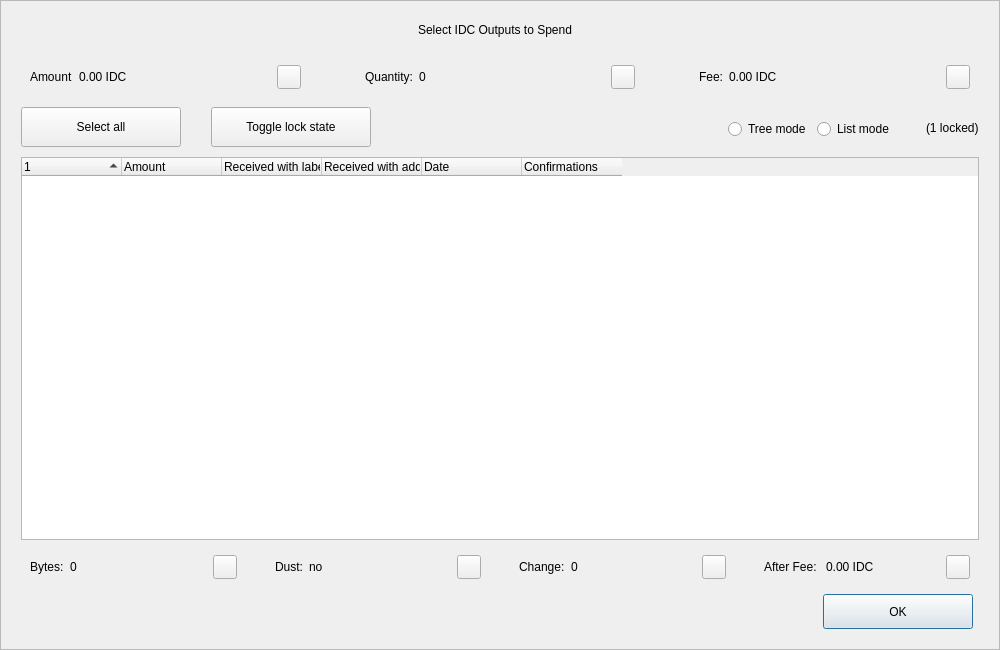
<?xml version="1.0" encoding="UTF-8"?>
<ui version="4.0">
 <class>CoinControlDialog</class>
 <widget class="QDialog" name="CoinControlDialog">
  <property name="geometry">
   <rect>
    <x>0</x>
    <y>0</y>
    <width>1000</width>
    <height>650</height>
   </rect>
  </property>
  <property name="minimumSize">
   <size>
    <width>950</width>
    <height>650</height>
   </size>
  </property>
  <property name="windowTitle">
   <string>Coin Selection</string>
  </property>
  <property name="styleSheet">
   <string notr="true"/>
  </property>
  <layout class="QVBoxLayout" name="verticalLayout">
   <property name="spacing">
    <number>0</number>
   </property>
   <property name="leftMargin">
    <number>0</number>
   </property>
   <property name="topMargin">
    <number>0</number>
   </property>
   <property name="rightMargin">
    <number>0</number>
   </property>
   <property name="bottomMargin">
    <number>0</number>
   </property>
   <item>
    <widget class="QFrame" name="frameContainer">
     <property name="toolTipDuration">
      <number>0</number>
     </property>
     <property name="frameShape">
      <enum>QFrame::StyledPanel</enum>
     </property>
     <property name="frameShadow">
      <enum>QFrame::Raised</enum>
     </property>
     <layout class="QVBoxLayout" name="verticalLayout_2">
      <property name="leftMargin">
       <number>0</number>
      </property>
      <property name="rightMargin">
       <number>0</number>
      </property>
      <property name="bottomMargin">
       <number>20</number>
      </property>
      <item>
       <layout class="QHBoxLayout" name="horizontalLayout_12">
        <property name="spacing">
         <number>0</number>
        </property>
        <property name="leftMargin">
         <number>20</number>
        </property>
        <property name="rightMargin">
         <number>30</number>
        </property>
        <item>
         <spacer name="horizontalSpacer_4">
          <property name="orientation">
           <enum>Qt::Horizontal</enum>
          </property>
          <property name="sizeHint" stdset="0">
           <size>
            <width>40</width>
            <height>20</height>
           </size>
          </property>
         </spacer>
        </item>
        <item>
         <widget class="QLabel" name="labelTitle">
          <property name="minimumSize">
           <size>
            <width>0</width>
            <height>40</height>
           </size>
          </property>
          <property name="maximumSize">
           <size>
            <width>16777215</width>
            <height>40</height>
           </size>
          </property>
          <property name="text">
           <string>Select IDC Outputs to Spend</string>
          </property>
          <property name="alignment">
           <set>Qt::AlignCenter</set>
          </property>
          <property name="margin">
           <number>7</number>
          </property>
         </widget>
        </item>
        <item>
         <spacer name="horizontalSpacer_5">
          <property name="orientation">
           <enum>Qt::Horizontal</enum>
          </property>
          <property name="sizeHint" stdset="0">
           <size>
            <width>40</width>
            <height>20</height>
           </size>
          </property>
         </spacer>
        </item>
       </layout>
      </item>
      <item>
       <layout class="QHBoxLayout" name="horizontalLayout_8">
        <property name="leftMargin">
         <number>20</number>
        </property>
        <property name="rightMargin">
         <number>20</number>
        </property>
        <item>
         <widget class="QWidget" name="layoutAmount" native="true">
          <layout class="QHBoxLayout" name="horizontalLayout_9" stretch="0,1,0">
           <item>
            <widget class="QLabel" name="labelCoinControlAmountText">
             <property name="text">
              <string>Amount</string>
             </property>
            </widget>
           </item>
           <item>
            <widget class="QLabel" name="labelCoinControlAmount">
             <property name="text">
              <string>0.00 IDC</string>
             </property>
            </widget>
           </item>
           <item alignment="Qt::AlignHCenter|Qt::AlignVCenter">
            <widget class="QPushButton" name="pushButtonAmount">
             <property name="minimumSize">
              <size>
               <width>0</width>
               <height>24</height>
              </size>
             </property>
             <property name="maximumSize">
              <size>
               <width>24</width>
               <height>26</height>
              </size>
             </property>
             <property name="focusPolicy">
              <enum>Qt::NoFocus</enum>
             </property>
             <property name="styleSheet">
              <string notr="true">padding-bottom:2px;
padding-right:4px;</string>
             </property>
             <property name="text">
              <string/>
             </property>
            </widget>
           </item>
          </layout>
         </widget>
        </item>
        <item>
         <spacer name="horizontalSpacer_2">
          <property name="orientation">
           <enum>Qt::Horizontal</enum>
          </property>
          <property name="sizeType">
           <enum>QSizePolicy::Fixed</enum>
          </property>
          <property name="sizeHint" stdset="0">
           <size>
            <width>40</width>
            <height>20</height>
           </size>
          </property>
         </spacer>
        </item>
        <item>
         <widget class="QWidget" name="layoutQuantity" native="true">
          <layout class="QHBoxLayout" name="horizontalLayout_10" stretch="0,1,0">
           <item>
            <widget class="QLabel" name="labelCoinControlQuantityText">
             <property name="text">
              <string>Quantity:</string>
             </property>
            </widget>
           </item>
           <item>
            <widget class="QLabel" name="labelCoinControlQuantity">
             <property name="text">
              <string>0</string>
             </property>
            </widget>
           </item>
           <item alignment="Qt::AlignHCenter|Qt::AlignVCenter">
            <widget class="QPushButton" name="pushButtonQuantity">
             <property name="minimumSize">
              <size>
               <width>0</width>
               <height>24</height>
              </size>
             </property>
             <property name="maximumSize">
              <size>
               <width>24</width>
               <height>26</height>
              </size>
             </property>
             <property name="focusPolicy">
              <enum>Qt::NoFocus</enum>
             </property>
             <property name="styleSheet">
              <string notr="true">padding-bottom:2px;
               padding-right:4px;</string>
             </property>
             <property name="text">
              <string/>
             </property>
            </widget>
           </item>
          </layout>
         </widget>
        </item>
        <item>
         <spacer name="horizontalSpacer_22">
          <property name="orientation">
           <enum>Qt::Horizontal</enum>
          </property>
          <property name="sizeType">
           <enum>QSizePolicy::Fixed</enum>
          </property>
          <property name="sizeHint" stdset="0">
           <size>
            <width>40</width>
            <height>20</height>
           </size>
          </property>
         </spacer>
        </item>
        <item>
         <widget class="QWidget" name="layoutFee" native="true">
          <layout class="QHBoxLayout" name="horizontalLayout_11" stretch="0,1,0">
           <item>
            <widget class="QLabel" name="labelCoinControlFeeText">
             <property name="text">
              <string>Fee:</string>
             </property>
            </widget>
           </item>
           <item>
            <widget class="QLabel" name="labelCoinControlFee">
             <property name="text">
              <string>0.00 IDC</string>
             </property>
            </widget>
           </item>
           <item alignment="Qt::AlignHCenter|Qt::AlignVCenter">
            <widget class="QPushButton" name="pushButtonFee">
             <property name="minimumSize">
              <size>
               <width>0</width>
               <height>24</height>
              </size>
             </property>
             <property name="maximumSize">
              <size>
               <width>24</width>
               <height>26</height>
              </size>
             </property>
             <property name="focusPolicy">
              <enum>Qt::NoFocus</enum>
             </property>
             <property name="styleSheet">
              <string notr="true">padding-bottom:2px;
               padding-right:4px;</string>
             </property>
             <property name="text">
              <string/>
             </property>
            </widget>
           </item>
          </layout>
         </widget>
        </item>
       </layout>
      </item>
      <item>
       <widget class="QFrame" name="frame">
        <property name="minimumSize">
         <size>
          <width>0</width>
          <height>40</height>
         </size>
        </property>
        <property name="styleSheet">
         <string notr="true">#frame {
	border:0;
}</string>
        </property>
        <property name="frameShape">
         <enum>QFrame::StyledPanel</enum>
        </property>
        <property name="frameShadow">
         <enum>QFrame::Sunken</enum>
        </property>
        <layout class="QHBoxLayout" name="horizontalLayout">
         <property name="spacing">
          <number>0</number>
         </property>
         <property name="leftMargin">
          <number>20</number>
         </property>
         <property name="topMargin">
          <number>0</number>
         </property>
         <property name="rightMargin">
          <number>20</number>
         </property>
         <property name="bottomMargin">
          <number>0</number>
         </property>
         <item>
          <layout class="QHBoxLayout" name="horizontalLayoutPanel" stretch="0,0,0,0,0,0">
           <property name="spacing">
            <number>20</number>
           </property>
           <item>
            <widget class="QPushButton" name="pushButtonSelectAll">
             <property name="sizePolicy">
              <sizepolicy hsizetype="Maximum" vsizetype="Fixed">
               <horstretch>0</horstretch>
               <verstretch>0</verstretch>
              </sizepolicy>
             </property>
             <property name="minimumSize">
              <size>
               <width>160</width>
               <height>40</height>
              </size>
             </property>
             <property name="maximumSize">
              <size>
               <width>16777215</width>
               <height>40</height>
              </size>
             </property>
             <property name="text">
              <string>Select all</string>
             </property>
             <property name="checkable">
              <bool>true</bool>
             </property>
             <property name="checked">
              <bool>false</bool>
             </property>
             <property name="autoExclusive">
              <bool>false</bool>
             </property>
             <property name="autoDefault">
              <bool>false</bool>
             </property>
            </widget>
           </item>
           <item>
            <spacer name="horizontalSpacer_6">
             <property name="orientation">
              <enum>Qt::Horizontal</enum>
             </property>
             <property name="sizeType">
              <enum>QSizePolicy::Fixed</enum>
             </property>
             <property name="sizeHint" stdset="0">
              <size>
               <width>10</width>
               <height>20</height>
              </size>
             </property>
            </spacer>
           </item>
           <item>
            <widget class="QPushButton" name="pushButtonToggleLock">
             <property name="sizePolicy">
              <sizepolicy hsizetype="Maximum" vsizetype="Fixed">
               <horstretch>0</horstretch>
               <verstretch>0</verstretch>
              </sizepolicy>
             </property>
             <property name="minimumSize">
              <size>
               <width>160</width>
               <height>40</height>
              </size>
             </property>
             <property name="maximumSize">
              <size>
               <width>16777215</width>
               <height>40</height>
              </size>
             </property>
             <property name="text">
              <string>Toggle lock state</string>
             </property>
             <property name="checkable">
              <bool>true</bool>
             </property>
             <property name="autoExclusive">
              <bool>false</bool>
             </property>
             <property name="autoDefault">
              <bool>false</bool>
             </property>
            </widget>
           </item>
           <item>
            <spacer name="horizontalSpacer_7">
             <property name="orientation">
              <enum>Qt::Horizontal</enum>
             </property>
             <property name="sizeType">
              <enum>QSizePolicy::Expanding</enum>
             </property>
             <property name="sizeHint" stdset="0">
              <size>
               <width>30</width>
               <height>20</height>
              </size>
             </property>
            </spacer>
           </item>
           <item alignment="Qt::AlignRight">
            <widget class="QGroupBox" name="groupBox_2">
             <property name="styleSheet">
              <string notr="true">#groupBox_2 {
    background-color:transparent;
    border-radius:0;
}</string>
             </property>
             <property name="title">
              <string/>
             </property>
             <layout class="QHBoxLayout" name="horizontalLayout_14">
              <item>
               <widget class="QRadioButton" name="radioTreeMode">
                <property name="sizePolicy">
                 <sizepolicy hsizetype="Maximum" vsizetype="Fixed">
                  <horstretch>0</horstretch>
                  <verstretch>0</verstretch>
                 </sizepolicy>
                </property>
                <property name="text">
                 <string>Tree mode</string>
                </property>
               </widget>
              </item>
              <item>
               <widget class="QRadioButton" name="radioListMode">
                <property name="sizePolicy">
                 <sizepolicy hsizetype="Maximum" vsizetype="Fixed">
                  <horstretch>0</horstretch>
                  <verstretch>0</verstretch>
                 </sizepolicy>
                </property>
                <property name="text">
                 <string>List mode</string>
                </property>
                <property name="checked">
                 <bool>false</bool>
                </property>
               </widget>
              </item>
             </layout>
            </widget>
           </item>
           <item>
            <widget class="QLabel" name="labelLocked">
             <property name="text">
              <string>(1 locked)</string>
             </property>
            </widget>
           </item>
          </layout>
         </item>
        </layout>
       </widget>
      </item>
      <item>
       <layout class="QHBoxLayout" name="horizontalLayout_13">
        <property name="leftMargin">
         <number>20</number>
        </property>
        <property name="rightMargin">
         <number>20</number>
        </property>
        <item>
         <widget class="CoinControlTreeWidget" name="treeWidget">
          <property name="contextMenuPolicy">
           <enum>Qt::CustomContextMenu</enum>
          </property>
          <property name="styleSheet">
           <string notr="true"/>
          </property>
          <property name="sortingEnabled">
           <bool>false</bool>
          </property>
          <property name="columnCount">
           <number>6</number>
          </property>
          <attribute name="headerShowSortIndicator" stdset="0">
           <bool>true</bool>
          </attribute>
          <attribute name="headerStretchLastSection">
           <bool>false</bool>
          </attribute>
          <column>
           <property name="text">
            <string/>
           </property>
          </column>
          <column>
           <property name="text">
            <string>Amount</string>
           </property>
          </column>
          <column>
           <property name="text">
            <string>Received with label</string>
           </property>
          </column>
          <column>
           <property name="text">
            <string>Received with address</string>
           </property>
          </column>
          <column>
           <property name="text">
            <string>Date</string>
           </property>
          </column>
          <column>
           <property name="text">
            <string>Confirmations</string>
           </property>
           <property name="toolTip">
            <string>Confirmed</string>
           </property>
          </column>
         </widget>
        </item>
       </layout>
      </item>
      <item>
       <layout class="QHBoxLayout" name="horizontalLayout_3">
        <property name="spacing">
         <number>20</number>
        </property>
        <property name="leftMargin">
         <number>20</number>
        </property>
        <property name="rightMargin">
         <number>20</number>
        </property>
        <item>
         <widget class="QWidget" name="layoutBytes" native="true">
          <layout class="QHBoxLayout" name="horizontalLayout_4" stretch="0,1,0">
           <item>
            <widget class="QLabel" name="labelCoinControlBytesText">
             <property name="text">
              <string>Bytes:</string>
             </property>
            </widget>
           </item>
           <item>
            <widget class="QLabel" name="labelCoinControlBytes">
             <property name="text">
              <string>0</string>
             </property>
            </widget>
           </item>
           <item alignment="Qt::AlignHCenter|Qt::AlignVCenter">
            <widget class="QPushButton" name="pushButtonBytes">
             <property name="minimumSize">
              <size>
               <width>0</width>
               <height>24</height>
              </size>
             </property>
             <property name="maximumSize">
              <size>
               <width>24</width>
               <height>26</height>
              </size>
             </property>
             <property name="focusPolicy">
              <enum>Qt::NoFocus</enum>
             </property>
             <property name="styleSheet">
              <string notr="true">padding-bottom:2px;
               padding-right:4px;</string>
             </property>
             <property name="text">
              <string/>
             </property>
            </widget>
           </item>
          </layout>
         </widget>
        </item>
        <item>
         <widget class="QWidget" name="layoutDust" native="true">
          <layout class="QHBoxLayout" name="horizontalLayout_5" stretch="0,1,0">
           <item>
            <widget class="QLabel" name="labelCoinControlLowOutputText">
             <property name="text">
              <string>Dust:</string>
             </property>
            </widget>
           </item>
           <item>
            <widget class="QLabel" name="labelCoinControlLowOutput">
             <property name="text">
              <string>no</string>
             </property>
            </widget>
           </item>
           <item alignment="Qt::AlignHCenter|Qt::AlignVCenter">
            <widget class="QPushButton" name="pushButtonDust">
             <property name="minimumSize">
              <size>
               <width>0</width>
               <height>24</height>
              </size>
             </property>
             <property name="maximumSize">
              <size>
               <width>24</width>
               <height>26</height>
              </size>
             </property>
             <property name="focusPolicy">
              <enum>Qt::NoFocus</enum>
             </property>
             <property name="styleSheet">
              <string notr="true">padding-bottom:2px;
               padding-right:4px;</string>
             </property>
             <property name="text">
              <string/>
             </property>
            </widget>
           </item>
          </layout>
         </widget>
        </item>
        <item>
         <widget class="QWidget" name="layoutChange" native="true">
          <layout class="QHBoxLayout" name="horizontalLayout_6" stretch="0,1,0">
           <item>
            <widget class="QLabel" name="labelCoinControlChangeText">
             <property name="text">
              <string>Change:</string>
             </property>
            </widget>
           </item>
           <item>
            <widget class="QLabel" name="labelCoinControlChange">
             <property name="text">
              <string>0</string>
             </property>
            </widget>
           </item>
           <item alignment="Qt::AlignHCenter|Qt::AlignVCenter">
            <widget class="QPushButton" name="pushButtonChange">
             <property name="minimumSize">
              <size>
               <width>0</width>
               <height>24</height>
              </size>
             </property>
             <property name="maximumSize">
              <size>
               <width>24</width>
               <height>26</height>
              </size>
             </property>
             <property name="focusPolicy">
              <enum>Qt::NoFocus</enum>
             </property>
             <property name="styleSheet">
              <string notr="true">padding-bottom:2px;
               padding-right:4px;</string>
             </property>
             <property name="text">
              <string/>
             </property>
            </widget>
           </item>
          </layout>
         </widget>
        </item>
        <item>
         <widget class="QWidget" name="layoutAfter" native="true">
          <layout class="QHBoxLayout" name="horizontalLayout_7" stretch="0,1,0">
           <item>
            <widget class="QLabel" name="labelCoinControlAfterFeeText">
             <property name="text">
              <string>After Fee: </string>
             </property>
            </widget>
           </item>
           <item>
            <widget class="QLabel" name="labelCoinControlAfterFee">
             <property name="text">
              <string>0.00 IDC</string>
             </property>
            </widget>
           </item>
           <item alignment="Qt::AlignHCenter|Qt::AlignVCenter">
            <widget class="QPushButton" name="pushButtonAlterFee">
             <property name="minimumSize">
              <size>
               <width>0</width>
               <height>24</height>
              </size>
             </property>
             <property name="maximumSize">
              <size>
               <width>24</width>
               <height>26</height>
              </size>
             </property>
             <property name="focusPolicy">
              <enum>Qt::NoFocus</enum>
             </property>
             <property name="styleSheet">
              <string notr="true">padding-bottom:2px;
               padding-right:4px;</string>
             </property>
             <property name="text">
              <string/>
             </property>
            </widget>
           </item>
          </layout>
         </widget>
        </item>
       </layout>
      </item>
      <item>
       <layout class="QHBoxLayout" name="horizontalLayout_2">
        <property name="spacing">
         <number>0</number>
        </property>
        <property name="leftMargin">
         <number>20</number>
        </property>
        <property name="rightMargin">
         <number>26</number>
        </property>
        <item>
         <spacer name="horizontalSpacer_3">
          <property name="orientation">
           <enum>Qt::Horizontal</enum>
          </property>
          <property name="sizeHint" stdset="0">
           <size>
            <width>558</width>
            <height>20</height>
           </size>
          </property>
         </spacer>
        </item>
        <item>
         <widget class="QPushButton" name="pushButtonOk">
          <property name="minimumSize">
           <size>
            <width>150</width>
            <height>35</height>
           </size>
          </property>
          <property name="text">
           <string>OK</string>
          </property>
         </widget>
        </item>
       </layout>
      </item>
     </layout>
    </widget>
   </item>
  </layout>
 </widget>
 <customwidgets>
  <customwidget>
   <class>CoinControlTreeWidget</class>
   <extends>QTreeWidget</extends>
   <header>coincontroltreewidget.h</header>
  </customwidget>
 </customwidgets>
 <resources/>
 <connections/>
</ui>
